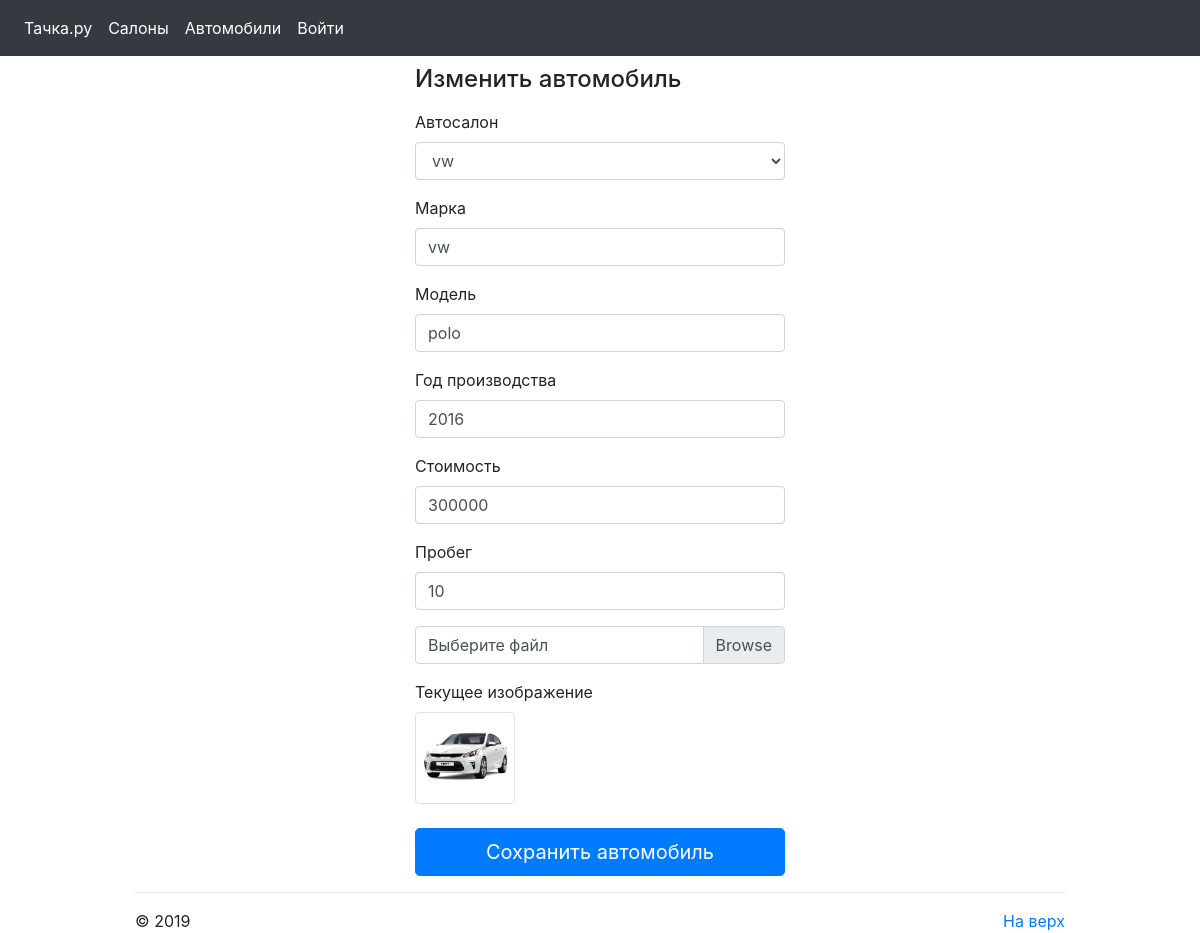
Page /car_edit.php?mark=vw&id_car=68 on the committed database.
### tables this page shows
CREATE TABLE `car` (
  `id_car` int(11) UNSIGNED NOT NULL,
  `mark` varchar(32) NOT NULL,
  `model` varchar(32) NOT NULL,
  `production_year` year(4) NOT NULL,
  `cost` bigint(32) NOT NULL,
  `mileage` int(11) NOT NULL,
  `file_path` varchar(255) NOT NULL
);

### php/func.php (called while the page is built, shortened)
<?php
function table_for_all ($db_name)
{
    $data = array();
    $connect = connect ();
    foreach ($connect->query("SELECT * FROM $db_name") as $row)
        $data[$row["id_$db_name"]] = $row;
    return $data;
}
function row($db_name, $id)
{
    $connect = connect();
    $query = "SELECT * FROM $db_name WHERE id_$db_name=$id";
    $stmt = $connect->prepare($query);
    $stmt->execute();
    $edit = $stmt->fetch(PDO::FETCH_ASSOC);
    return $edit;
}

### php/car_edit_head.php (called while the page is built, shortened)
<?php
require 'php/func.php';
$table = table_for_all("salon");
$row = row("car", htmlspecialchars($_GET["id_car"]));
?>

### car_edit.php (the view, shortened to what this page needs)
<?php require 'php/car_edit_head.php';?>
<!DOCTYPE html>
<html lang="en">
<head>
    <link href="bootstrap/bootstrap.min.css" rel="stylesheet">
    <link href="css/css_main.css" rel="stylesheet">
    <link href="bootstrap/form-validation.css" rel="stylesheet">
</head>
<nav class="navbar navbar-expand-md navbar-dark fixed-top bg-dark">
    <div class="collapse navbar-collapse" id="navbarCollapse">
        <ul class="navbar-nav mr-auto">
            <li class="nav-item active">
                <a class="nav-link" href="index.php">Тачка.ру <span class="sr-only">(current)</span></a>
            </li>
            <li class="nav-item active">
                <a class="nav-link" href="index_salon.php">Салоны<span class="sr-only">(current)</span></a>
            </li>
            <li class="nav-item active">
                <a class="nav-link" href="index_car.php">Автомобили<span class="sr-only">(current)</span></a>
            </li>
            <?php if (!isset($_SESSION["login"])) { ?>
                <li class="nav-item active">
                    <a class="nav-link" href="signin.php">Войти <span class="sr-only">(current)</span></a>
                </li>
            <?php } ?>
        </ul>
    </div>
</nav>
<main role="main">
    <div class="container-fluid">
        <div class="row">
            <div class="col-md-4 offset-md-4">
                <h4 class="mb-3">Изменить автомобиль</h4>
                <form class="needs-validation" novalidate  enctype="multipart/form-data" method = "POST">
                    <div class="mb-3">
                        <label for="exampleFormControlSelect1">Автосалон</label>
                        <select name="id_salon" class="form-control" id="exampleFormControlSelect1" autofocus>
                            <?php foreach ($table as $salon) {?>
                                <option <?php if((isset($_GET["id_salon"])) and ($_GET["id_salon"] == $salon["id_salon"])
                                    or ((isset($_GET["mark"]) and ($_GET["mark"] == $salon["mark"])))) echo "selected" ?>
                                value="<?php  echo $salon["id_salon"] ?>"><?php echo $salon["mark"] ?></option>
                            <?php } ?>
                        </select>
                    </div>
                    <div class="mb-3">
                        <label for="mark">Марка</label>
                        <input type="text" class="form-control" value="<?php echo $row["mark"]?>" name="mark" placeholder="Roadster" required maxlength = "32" pattern="\w*">
                    </div>
                    <div class="mb-3">
                        <label for="model">Модель</label>
                        <input type="text" class="form-control" value="<?php if(isset($row["model"])) echo $row["model"]?>" name="model" placeholder="Roadster" required maxlength = "32" pattern="\w*">
                    </div>
                    <div class="mb-3">
                        <label for="year">Год производства</label>
                        <input type="text" class="form-control" value="<?php echo $row["production_year"]?>" name="year" placeholder="2019" required maxlength = "4"  pattern="\d*">
                    </div>
                    <div class="mb-3">
                        <label for="number">Стоимость</label>
                        <input type="text" class="form-control" value="<?php echo $row["cost"]?>" name="cost" placeholder="10  000 000 ₽" required maxlength = "32" pattern="\d*">
                    </div>
                    <div class="mb-3">
                        <label for="mileage">Пробег</label>
                        <input type="text" class="form-control" value="<?php echo $row['mileage']?>" name="mileage" placeholder="0 км" required maxlength = "11" pattern="\d*">
                    </div>
                    <div class="mb-3 custom-file">
                        <label class="custom-file-label" for="customFile">Выберите файл</label>
                    </div>
                    <?php if($row['file_path'] != "0") { ?>
                        <picture>
                            <label for="image">Текущее изображение</label><br>
                            <source  type="image/svg+xml">
                            <img src="<?php echo $row['file_path']?>" class="img-fluid img-thumbnail" width="100"  alt="..."><br><br>
                        </picture>
                    <?php } ?>
                    <input class="btn btn-primary btn-lg btn-block" name="check" value="Сохранить автомобиль" type="submit">
                </form>
            </div>
        </div>
    </div>
    <footer class="container">
        <hr class="featurette-divider">
        <p class="float-right">
            <a href="#">На верх</a></p>
        <p>© 2019
    </footer>
</main>
</body>
</html>

### css/css_main.css (style rules this page uses)
main { position: relative; top: 65px; }

### rows in the picture
car: mark "vw", model "polo", year "2016", cost "300000", mileage "10", file_path (picture)

### other values in the picture
form field id_salon "vw"
